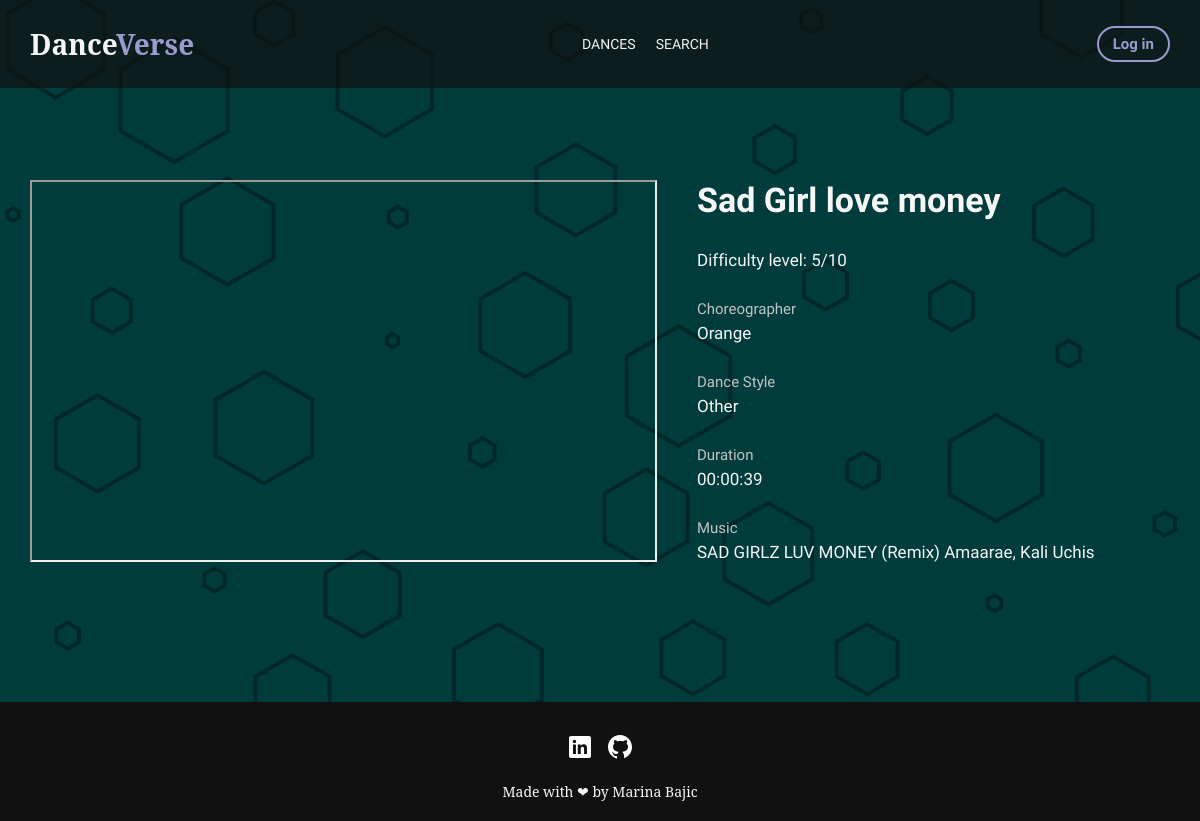
The app's page /dance.php?id=20, older data.
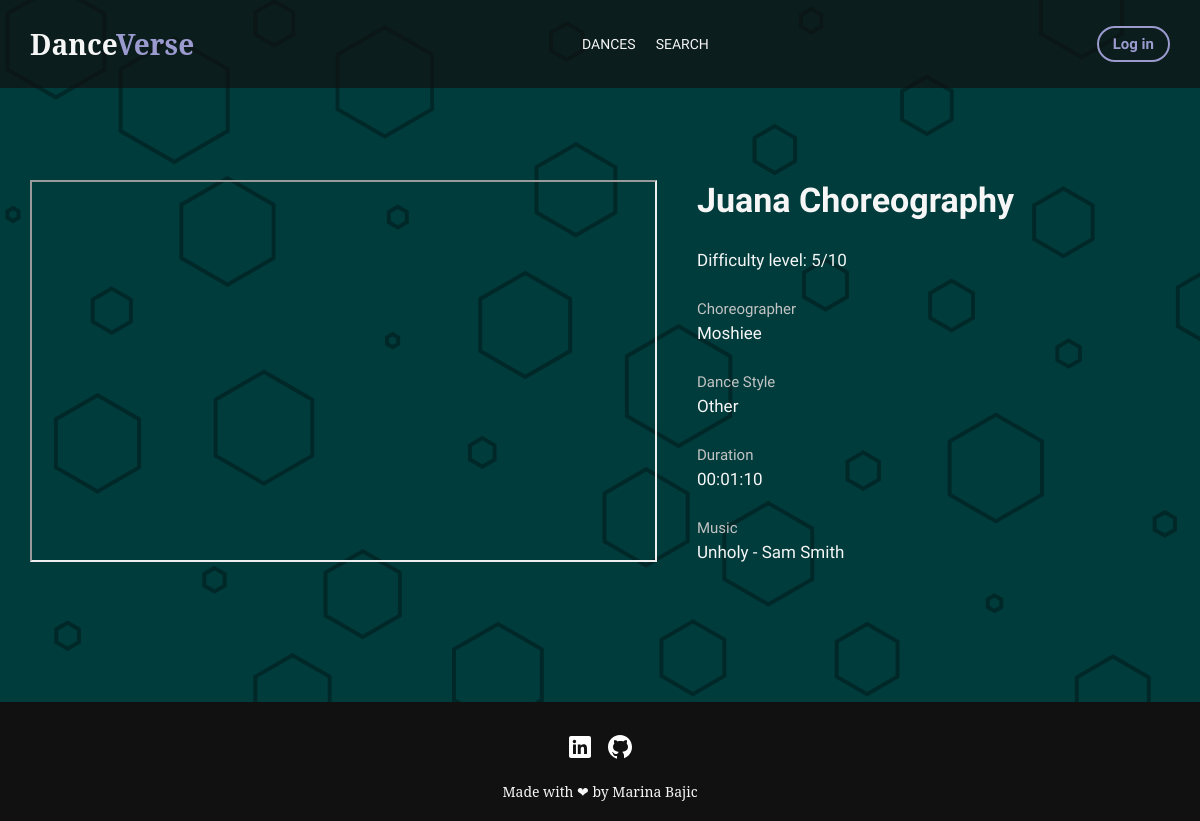
The same page, newer data.
### tables this page shows
CREATE TABLE `dance` (
  `id_dance` int(11) NOT NULL,
  `title` varchar(50) NOT NULL,
  `difficulty_level` int(10) NOT NULL,
  `dance_style` varchar(50) NOT NULL,
  `video_url` varchar(500) NOT NULL,
  `choreographer` varchar(300) NOT NULL,
  `duration` time NOT NULL,
  `music` varchar(200) NOT NULL
);

### classes/Utils.php (called while the page is built, shortened)
<?php
require_once("database/Database.php");
class Utils
{
	private $db;
	public function __construct()
	{
		$this->db = new Database();
	}
	public function findDanceById($id)
	{
		foreach ($this->db->getAllDances() as $dance) {
			if ($dance->getId() == $id) {
				return $dance;
			}
		}
		return null;
	}
	public static function isUserLoggedIn()
	{
		if (empty($_SESSION["username"])) {
			return false;
		}
		return true;
	}
}

### database/Database.php (called while the page is built, shortened)
<?php
require_once("classes/Dance.php");
class Database
{
	private $conn;
	public function __construct($configFile = "config.ini")
	{
		if ($config = parse_ini_file($configFile)) {
			$host = $config["host"];
			$database = $config["database"];
			$user = $config["user"];
			$password = $config["password"];
			$this->conn = new PDO("mysql:host=$host;dbname=$database", $user, $password);
		} else
			exit("Missing configuration file.");
		$this->conn->setAttribute(PDO::ATTR_ERRMODE, PDO::ERRMODE_EXCEPTION);
	}
	public function getAllDances()
	{
		$result = array();
		$sql = "SELECT * FROM " . TBL_DANCE;
		try {
			$query_result = $this->conn->query($sql);
			foreach ($query_result as $query) {
				$result[] = new Dance(
					$query[COL_DANCE_ID],
					$query[COL_DANCE_TITLE],
					$query[COL_DANCE_DIFFICULTY],
					$query[COL_DANCE_STYLE],
					$query[COL_DANCE_VIDEO],
					$query[COL_DANCE_CHOREOGRAPHER],
					$query[COL_DANCE_DURATION],
					$query[COL_DANCE_MUSIC]
				);
			}
		} catch (PDOException $e) {
			echo $e->getMessage();
		}
		return $result;
	}
}

### dance.php (the view, shortened to what this page needs)
<?php
require_once("classes/Utils.php");
$utils = new Utils();
$utils->deleteDance();
$dance = isset($_GET["id"]) ? $utils->findDanceById($_GET["id"]) : null;
?>
<!DOCTYPE html>
<html lang="en">
<head>
	<link rel="stylesheet" href="css/style.css">
</head>
<body>
	<?php include("header.php"); ?>
	<main class="main">
		<section class="section-bg details">
			<div class="wrapper">
				<div class="details__content">
					<?php echo $dance->getHtmlDetails(); ?>
				</div>
			</div>
		</section>
	</main>
</body>
</html>

### header.php (shortened to what this page needs)
<?php
require_once("classes/Utils.php");
$log_in_btn = Utils::isUserLoggedIn() ? "hidden" : "";
?>
<header class="header">
	<div class="wrapper">
		<div class="header__content">
			<a href="." class="logo">Dance<span>Verse</span></a>
			<nav class="nav">
				<a href=".#dances" class="nav__item">DANCES</a>
				<a href=".?search#search" class="nav__item">SEARCH</a>
			</nav>
			<a href="login.php" class="header__btn <?php echo $log_in_btn; ?>">Log in</a>
		</div>
	</div>
</header>

### classes/Dance.php (shortened to what this page needs)
<?php
class Dance
{
	private $id;
	private $title;
	private $difficulty;
	private $style;
	private $video_url;
	private $choreographer;
	private $duration;
	private $music;
	public function __construct($id, $title, $difficulty, $style, $video_url, $choreographer, $duration, $music)
	{
		$this->id = $id;
		$this->title = $title;
		$this->difficulty = $difficulty;
		$this->style = $style;
		$this->video_url = $video_url;
		$this->choreographer = $choreographer;
		$this->duration = $duration;
		$this->music = $music;
	}
	public function getId()
	{
		return $this->id;
	}
	public function getHtmlDetails()
	{
		return "
		<iframe class='details__video' src= '{$this->video_url}' title='YouTube video player' allow='accelerometer; autoplay; clipboard-write; encrypted-media; gyroscope; picture-in-picture; web-share' allowfullscreen></iframe>
		<span class='details__heading'>{$this->title}</span>
		<span class='details__desc'>Difficulty level: {$this->difficulty}/10</span>
		<div class='details__item'>
			<span class='details__subheading'>Choreographer</span>
			<span class='details__desc'>{$this->choreographer}</span>
		</div>
		<div class='details__item'>
			<span class='details__subheading'>Dance Style</span>
			<span class='details__desc'>{$this->style}</span>
		</div>
		<div class='details__item'>
			<span class='details__subheading'>Duration</span>
			<span class='details__desc'>{$this->duration}</span>
		</div>
		<div class='details__item'>
			<span class='details__subheading'>Music</span>
			<span class='details__desc'>{$this->music}</span>
		</div>
		";
	}
}

### css/style.css (style rules this page uses)
*, *::before, *::after { box-sizing: border-box; }
* { margin: 0; padding: 0; }
html { scroll-behavior: smooth; }
img, picture { max-width: 100%; display: block; }
html { font-size: 62.5%; }
body { min-height: 100vh; overflow-x: hidden; text-rendering: optimizeSpeed; }
a:not([class]) { -webkit-text-decoration-skip: ink; text-decoration-skip-ink: auto; }
body { background-color: #003c3c; color: #f6f6f6; font-family: "Noto Serif", serif; font-size: 14px; }
.wrapper { max-width: 1180px; width: 100%; margin-inline: auto; padding-inline: 20px; }
.section-bg { background-image: url("../assets/polygon-scatter-haikei.svg"); background-repeat: no-repeat; background-size: cover; }
.header { width: 100%; padding-block: 25px; position: fixed; z-index: 1; background-color: rgba(17, 17, 17, 0.7); }
.header__content { display: flex; align-items: center; justify-content: space-between; gap: 10px; }
.logo { font-size: 28px; font-weight: bold; color: #f6f6f6; text-decoration: none; }
.logo span { color: #9B9BCF; }
.nav { display: flex; align-items: center; gap: 20px; }
.nav .nav__item { color: #f6f6f6; text-decoration: none; font-family: "Raleway", sans-serif; }
.header__btn { color: #9B9BCF; text-decoration: none; background-color: transparent; font-family: Raleway, sans-serif; font-size: 15px; font-weight: bold; border: 2px solid #9B9BCF; border-radius: 50px; padding: 7px 14px; }
.details { min-height: calc(100dvh - 120px); padding-block: 180px 100px; }
.details__content { width: 100%; font-family: Raleway, sans-serif; display: grid; grid-template-columns: 55% 40%; row-gap: 30px; -moz-column-gap: 40px; column-gap: 40px; align-items: center; margin-inline: auto; padding-bottom: 40px; }
.details__video { width: 100%; height: 100%; grid-row: span 6; }
.details__heading { font-size: 34px; font-weight: bold; }
.details__item { display: flex; flex-direction: column; gap: 5px; }
.details__subheading { font-size: 15px; color: #c3c3c3; }
.details__desc { font-size: 17px; }
.footer { background-color: #111; padding-block: 30px 20px; }
.footer__content { display: flex; flex-direction: column; gap: 20px; justify-content: center; align-items: center; }
.footer__socials { display: flex; gap: 10px; }

Row changes from the older to the newer data that the page shows:
changed dance "Other": title "Sad Girl love money" → "Juana Choreography"; choreographer "Orange" → "Moshiee"; duration "00:00:39" → "00:01:10"; music "SAD GIRLZ LUV MONEY (Remix) Amaarae, Kali Uchis" → "Unholy - Sam Smith"
